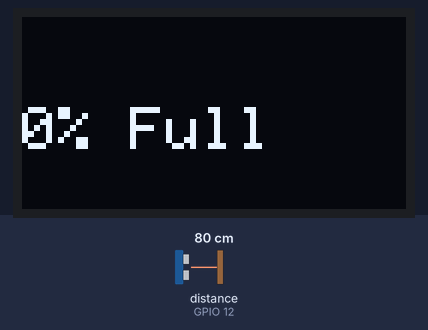
The sketch below on a simulated ESP32. Parts: 128×64 one-colour display. The test bench sets the inputs (shaded band); at power-on: distance to the obstacle (sensor on GPIO 12) 80 cm. The echo pulse lasts 58.3 µs per cm; WiFi joins after 1.5 s; servers stay silent unless stated; no MQTT or app messages arrive unless stated; what the sketch prints to the serial monitor is not drawn.

Above: at 65.7 s.

The sketch:

trash_track.ino
```cpp
#include <Wire.h>
#include <Adafruit_GFX.h>
#include <Adafruit_SSD1306.h>
#include <HCSR04.h>
#include <WiFi.h>
#include <PubSubClient.h>

const char* ssid = "Param wifi";  //add your wifi name
const char* password = "Ravneet2929"; //add your wifi password
const char* mqtt_server = "192.168.0.103"; //add wifi ip address
const char* mqtt_username = "ravneetzz"; //add mqtt username
const char* mqtt_password = "password2929"; // add mqtt password

WiFiClient espClient;
PubSubClient client(espClient);

#define SCREEN_WIDTH 128 // OLED display width, in pixels
#define SCREEN_HEIGHT 64 // OLED display height, in pixels

// Declaration for an SSD1306 display connected to I2C (SDA, SCL pins)
Adafruit_SSD1306 display(SCREEN_WIDTH, SCREEN_HEIGHT);

int triggerPin = 13;
int echoPin = 12;
int countt = 0;
UltraSonicDistanceSensor distanceSensor(triggerPin, echoPin);

float initialDistance = 0; // Initial distance recorded by the sensor
const int pingThreshold = 75; // Set the threshold for 75% full

void setup() {
  Serial.begin(115200);

  /* OLED Setup */
  if (!display.begin(SSD1306_SWITCHCAPVCC, 0x3C)) {
    Serial.println(F("SSD1306 allocation failed"));
  }
  delay(2000);
  display.clearDisplay();
  display.setTextColor(WHITE);

  // WiFi and MQTT setup
  setup_wifi();
  client.setServer(mqtt_server, 1883);

  // Record initial distance
  recordInitialDistance();
}

void setup_wifi() {
  delay(10);
  Serial.println();
  Serial.print("Connecting to ");
  Serial.println(ssid);

  WiFi.begin(ssid, password);

  while (WiFi.status() != WL_CONNECTED) {
    delay(500);
    Serial.print(".");
  }

  Serial.println("");
  Serial.println("WiFi connected");
  Serial.println("IP address: ");
  Serial.println(WiFi.localIP());
}

void reconnect() {
  while (!client.connected()) {
    Serial.print("Attempting MQTT connection...");
    if (client.connect("UltrasonicSensor", mqtt_username, mqtt_password)) {
      Serial.println("connected");
    } else {
      Serial.print("failed, rc=");
      Serial.print(client.state());
      Serial.println(" try again in 5 seconds");
      delay(5000);
    }
  }
}

void recordInitialDistance() {
  Serial.println("Recording initial distance. Please wait...");

  // Allow the sensor to stabilize for a brief period
  delay(2000);

  // Record the initial distance as an average of readings over 1 minute
  unsigned long startTime = millis();
  unsigned long durationSum = 0;
  unsigned int readingsCount = 0;

  while (millis() - startTime < 60000) { // Record for 1 minute
    long distance = distanceSensor.measureDistanceCm();
    if (distance > 0) { // Ignore invalid readings
      durationSum += distance;
      readingsCount++;
    }
    delay(5000); // Delay between readings
  }

  if (readingsCount > 0) {
    initialDistance = durationSum / readingsCount;
    Serial.print("Initial distance recorded: ");
    Serial.println(initialDistance);
  } else {
    Serial.println("Error recording initial distance. Please check the sensor.");
  }
}

void sendMQTTNotification(float distance) {
  // Format the message
  String message = "Dustbin is ";
  message += ((initialDistance - distance) / initialDistance) * 100;
  message += "% full. Please empty it.";

  // Publish the message to the MQTT topic
  client.publish("ultrasonic/notification", message.c_str());
}

void loop() {
  if (!client.connected()) {
    reconnect();
  }

  client.loop();

  long distance = distanceSensor.measureDistanceCm();

  // Clear display
  display.clearDisplay();

  // Calculate the percentage of dustbin full
  int percentFull = int(((initialDistance - distance) / initialDistance) * 100);

  // Display percentage on OLED
  display.setTextSize(2);
  display.setCursor(0, 10);
  //display.print("Full %:");
  display.setCursor(0, 30);
  display.print(percentFull);
  display.print("% Full");
  display.display();

  // Display current distance on Serial Monitor
  Serial.print("Current Depth: ");
  Serial.print(distance);
  Serial.println(" cm");

  // Publish the distance to the MQTT topic
  client.publish("ultrasonic/distance", String(distance).c_str());

  // Check if dustbin is 75% full and send MQTT notification
  if (percentFull > pingThreshold) {
    countt = countt + 1;
    if (countt > 5) {
      Serial.println("Sending MQTT Notification");
      sendMQTTNotification(distance);
      delay(60000);
    }
  } else {
    countt = 0;
  }

  delay(5000); // Adjust the delay based on your needs
}
```
